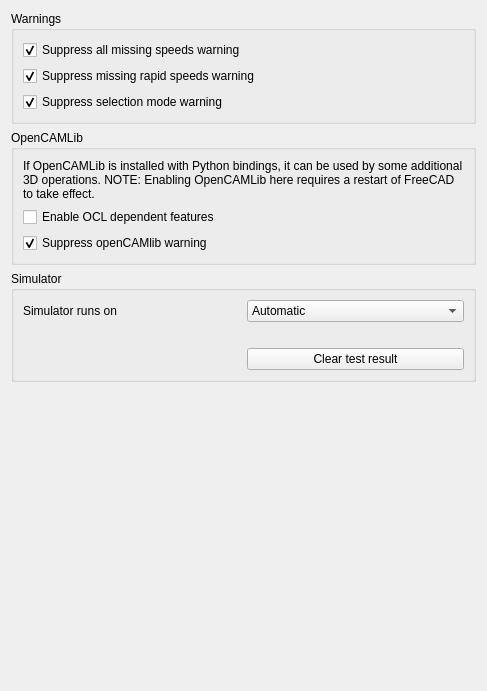
<?xml version="1.0" encoding="UTF-8"?>
<ui version="4.0">
 <class>PathGui::DlgSettingsPathColor</class>
 <widget class="QWidget" name="PathGui::DlgSettingsPathColor">
  <property name="geometry">
   <rect>
    <x>0</x>
    <y>0</y>
    <width>487</width>
    <height>691</height>
   </rect>
  </property>
  <property name="windowTitle">
   <string>Advanced</string>
  </property>
  <layout class="QVBoxLayout" name="verticalLayout_3">
   <item>
    <widget class="QGroupBox" name="groupBox">
     <property name="title">
      <string>Warnings</string>
     </property>
     <layout class="QVBoxLayout" name="verticalLayout">
      <item>
       <widget class="Gui::PrefCheckBox" name="WarningSuppressAllSpeeds">
        <property name="toolTip">
         <string>Suppress all warnings about setting speed rates for accurate cycle time calculation</string>
        </property>
        <property name="text">
         <string>Suppress all missing speeds warning</string>
        </property>
        <property name="checked">
         <bool>true</bool>
        </property>
        <property name="prefEntry" stdset="0">
         <cstring>WarningSuppressAllSpeeds</cstring>
        </property>
        <property name="prefPath" stdset="0">
         <cstring>Mod/CAM</cstring>
        </property>
       </widget>
      </item>
      <item>
       <widget class="Gui::PrefCheckBox" name="WarningSuppressRapidSpeeds">
        <property name="toolTip">
         <string>Suppress warning about setting the rapid speed rates for accurate cycle time calculation. Ignored if all speed warnings are already suppressed.</string>
        </property>
        <property name="text">
         <string>Suppress missing rapid speeds warning</string>
        </property>
        <property name="checked">
         <bool>true</bool>
        </property>
        <property name="prefEntry" stdset="0">
         <cstring>WarningSuppressRapidSpeeds</cstring>
        </property>
        <property name="prefPath" stdset="0">
         <cstring>Mod/CAM</cstring>
        </property>
       </widget>
      </item>
      <item>
       <widget class="Gui::PrefCheckBox" name="WarningSuppressSelectionMode">
        <property name="toolTip">
         <string>Suppress warning whenever a path selection mode is activated</string>
        </property>
        <property name="text">
         <string>Suppress selection mode warning</string>
        </property>
        <property name="checked">
         <bool>true</bool>
        </property>
        <property name="prefEntry" stdset="0">
         <cstring>WarningSuppressSelectionMode</cstring>
        </property>
        <property name="prefPath" stdset="0">
         <cstring>Mod/CAM</cstring>
        </property>
       </widget>
      </item>
     </layout>
    </widget>
   </item>
   <item>
    <widget class="QGroupBox" name="groupBox_2">
     <property name="sizePolicy">
      <sizepolicy hsizetype="Preferred" vsizetype="Preferred">
       <horstretch>0</horstretch>
       <verstretch>0</verstretch>
      </sizepolicy>
     </property>
     <property name="title">
      <string>OpenCAMLib</string>
     </property>
     <layout class="QVBoxLayout" name="verticalLayout_2">
      <item>
       <widget class="QLabel" name="label">
        <property name="text">
         <string>If OpenCAMLib is installed with Python bindings, it can be used by some additional 3D operations. NOTE: Enabling OpenCAMLib here requires a restart of FreeCAD to take effect.</string>
        </property>
        <property name="wordWrap">
         <bool>true</bool>
        </property>
       </widget>
      </item>
      <item>
       <widget class="Gui::PrefCheckBox" name="EnableAdvancedOCLFeatures">
        <property name="text">
         <string>Enable OCL dependent features</string>
        </property>
        <property name="prefEntry" stdset="0">
         <cstring>EnableAdvancedOCLFeatures</cstring>
        </property>
        <property name="prefPath" stdset="0">
         <cstring>Mod/CAM</cstring>
        </property>
       </widget>
      </item>
      <item>
       <widget class="Gui::PrefCheckBox" name="WarningSuppressOpenCamLib">
        <property name="toolTip">
         <string>Suppress warning if openCAMlib cannot be found</string>
        </property>
        <property name="text">
         <string>Suppress openCAMlib warning</string>
        </property>
        <property name="checked">
         <bool>true</bool>
        </property>
        <property name="prefEntry" stdset="0">
         <cstring>WarningSuppressOpenCamLib</cstring>
        </property>
        <property name="prefPath" stdset="0">
         <cstring>Mod/CAM</cstring>
        </property>
       </widget>
      </item>
     </layout>
    </widget>
   </item>
   <item>
    <widget class="QGroupBox" name="groupBoxSimulator">
     <property name="title">
      <string>Simulator</string>
     </property>
     <layout class="QGridLayout" name="gridLayoutSimulator">
      <item row="0" column="0">
       <widget class="QLabel" name="labelSimulatorRunsOn">
        <property name="text">
         <string>Simulator runs on</string>
        </property>
       </widget>
      </item>
      <item row="0" column="1">
       <widget class="QComboBox" name="SimulatorRunsOn">
        <property name="toolTip">
         <string>Where the simulator cuts its stock and looks for collisions. Automatic tests both on this computer once, the first time the simulator starts, and for each job uses whichever is faster, the graphics card only when the job's stock fits in its memory. Takes effect the next time the simulator starts.</string>
        </property>
        <item>
         <property name="text">
          <string>Automatic</string>
         </property>
        </item>
        <item>
         <property name="text">
          <string>Processor</string>
         </property>
        </item>
        <item>
         <property name="text">
          <string>Graphics card</string>
         </property>
        </item>
       </widget>
      </item>
      <item row="1" column="0" colspan="2">
       <widget class="QLabel" name="SimulatorAutoNote">
        <property name="wordWrap">
         <bool>true</bool>
        </property>
       </widget>
      </item>
      <item row="2" column="1">
       <widget class="QPushButton" name="SimulatorClearTest">
        <property name="toolTip">
         <string>Forget the test of this computer: Automatic tests it again the next time the simulator starts</string>
        </property>
        <property name="text">
         <string>Clear test result</string>
        </property>
       </widget>
      </item>
     </layout>
    </widget>
   </item>
   <item>
    <spacer name="verticalSpacer">
     <property name="orientation">
      <enum>Qt::Vertical</enum>
     </property>
     <property name="sizeHint" stdset="0">
      <size>
       <width>20</width>
       <height>217</height>
      </size>
     </property>
    </spacer>
   </item>
  </layout>
 </widget>
 <customwidgets>
  <customwidget>
   <class>Gui::PrefCheckBox</class>
   <extends>QCheckBox</extends>
   <header>Gui/PrefWidgets.h</header>
  </customwidget>
 </customwidgets>
 <resources/>
 <connections/>
</ui>
